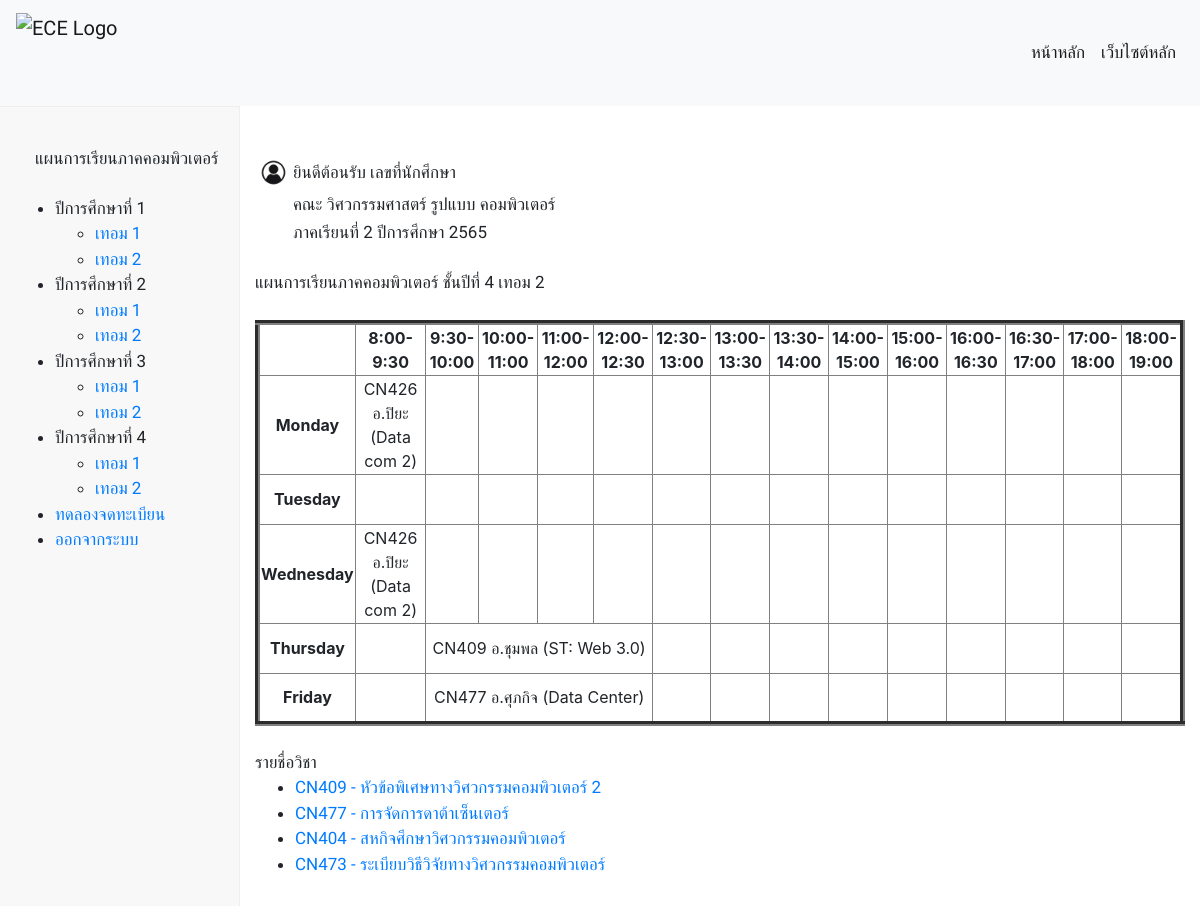
Page /four_termtwo on the earlier database version.
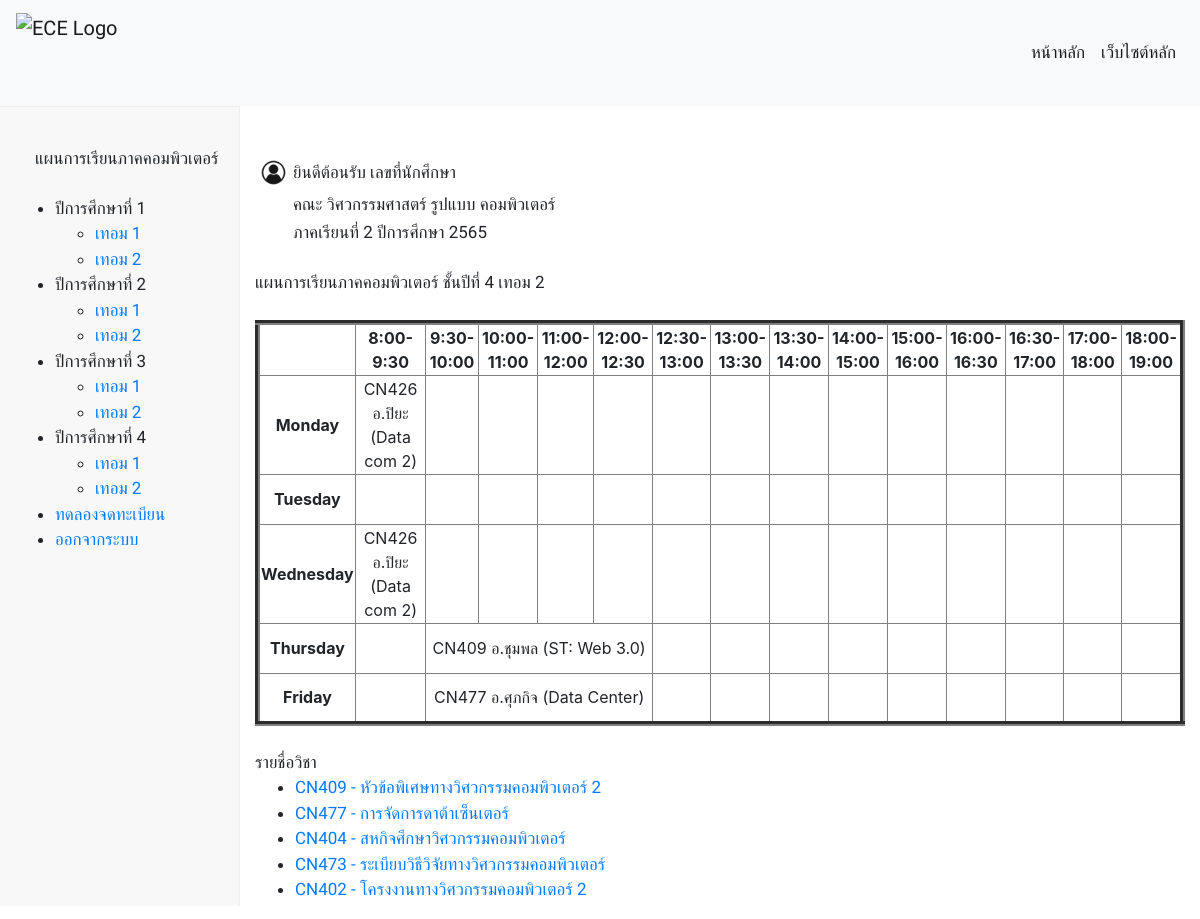
Same page on the later database version.
### database/models.py (models this page shows, shortened)
class Subject(models.Model):
    S_id = models.CharField(max_length=25)
    S_name = models.CharField(max_length=50)
    S_credits = models.FloatField()
    S_detail = models.TextField()
    S_teacher = models.ForeignKey(Person, on_delete=models.CASCADE)
    pre_id = models.ManyToManyField(
        'self', blank=True, symmetrical=False, related_name='presub')
    post_id = models.ManyToManyField(
        'self', blank=True, symmetrical=False, related_name='postsub')
    same_id = models.ManyToManyField(
        'self', blank=True, symmetrical=False, related_name='samesub')
    term = models.CharField(max_length=25,null=True, blank=True,)

### subjectenroller/views.py (the view)
# urls.py: path('four_termtwo', views.four_termtwo , name="four_termtwo"),
def four_termtwo(request):
    skills = Skill.objects.all()
    subject = Subject.objects.all()
    context = {'skills': skills,'subject': subject,}
    return render(request, 'subjectenroller/four_termtwo.html', context)

### subjectenroller/templates/subjectenroller/four_termtwo.html (shortened to what the changed rows need)
{% extends "subjectenroller/layout.html" %}
{% load static %}
{% block body %}
    <br>
    <br>
    <div style="display: flex; flex-direction: column;">
        <div class="container">
            <div class="row">
              <div class="col-auto">
                <table style="width:100%">
                    <tr>
                        <th><img src="/static/image/user.jpg" alt="userlogo" width="35" height="35"></th>
                    </tr>
                </table>
              </div>
            </div>
            <br>
            <br>
            <br>
        <br>
        <ul>
          {% for subject in subject %}
            {% if subject.term == '42' %}
            <li><a href="{% url 'detail' subject.S_id %}">{{ subject.S_id }} - {{ subject.S_name }}</a></li>
            {% endif %}
          {% endfor %}
        </ul>
{% endblock %}

Differences in the rows shown:
added Subject: S_id "CN402", S_name "โครงงานทางวิศวกรรมคอมพิวเตอร์ 2"
